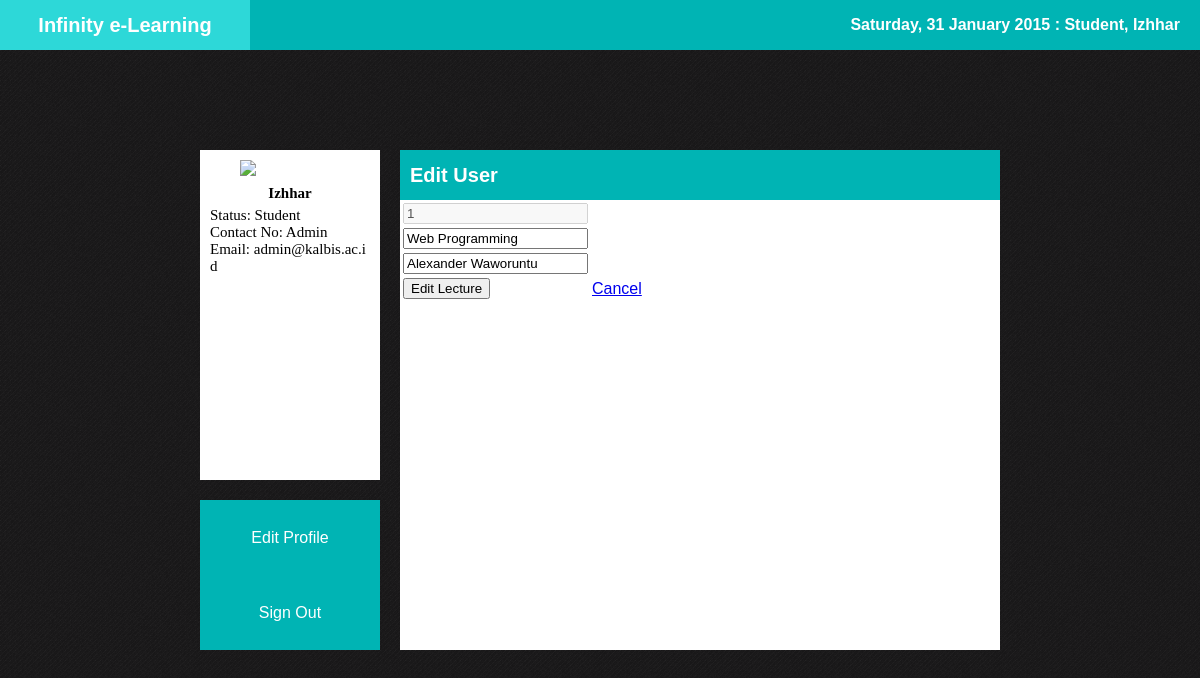
The page /modules/edit_lecture.php?id=1 (signed in) on the database its author committed.
### tables this page shows
CREATE TABLE IF NOT EXISTS `msuser` (
  `id` int(10) NOT NULL,
  `password` varchar(100) NOT NULL,
  `name` varchar(100) NOT NULL,
  `contact` varchar(13) NOT NULL,
  `email` varchar(100) NOT NULL,
  `status` varchar(100) NOT NULL
);

CREATE TABLE IF NOT EXISTS `msheadermatakuliah` (
  `ID_HeaderMataKuliah` int(10) NOT NULL,
  `NamaMataKuliah` varchar(100) NOT NULL,
  `nama_dosen` varchar(255) NOT NULL
);

### modules/edit_lecture.php (the view, shortened to what this page needs)
<?php require_once("../includes/db_connection.php"); ?>
<?php require_once("../includes/functions.php"); ?>
<?php
	if(isset($_SESSION['login']) ) {
		$user = $_SESSION['login'];
?>
<?php
	$htm = $_GET['id'];
	$result = mysqli_query($connection,"SELECT * FROM msheadermatakuliah WHERE ID_HeaderMataKuliah='$htm'");
	while($row = mysqli_fetch_array($result))
	{
		$ID_HeaderMataKuliah = $row[0];
		$NamaMataKuliah = $row[1];
		$nama_dosen = $row[2];
	}
?>
<!DOCTYPE html>
<html>
<head>
    <link rel="stylesheet" href="../css/styles.css">
</head>
<body>
    <div id="top">
<?php
	$sql = "SELECT * FROM msuser WHERE  id = '$user'";
	$result = mysqli_query($connection, $sql);
	if($row = mysqli_fetch_array($result)) {
?>
		<div id="home-link"><a href="manage_lecture.php">Infinity e-Learning</a></div>
		<div id="header">
			<?php echo waktu() . ': ' . $row['status'] . ', ' . $row['name']; ?>
		</div>
	<div id="main">
        <div id="left">
            <div id="profile">
                <div id="profile-img"><img src="#"/></div>
                <div id="profile-name"><?php echo $row['name']; ?></div>
                <div id="profile-desc">
					<div>Status: <?php echo $row['status']; ?> </div>
					<div>Contact No: <?php echo $row['contact']; ?> </div>
					<div>Email: <?php echo $row['email']; ?></div>
                </div>
	<?php } ?>
			</div>
            <div id="nav">
                <ul>
                    <li><a href="edit_profile.php">Edit Profile</a></li>
                    <li><a href="logout.php">Sign Out</a></li>
                </ul>
            </div>
        </div>
        <div id="right">
            <div id="select">
                <div id="select-head"><span>Edit User</span></div>
                <div id="select-body">
					<form action="edit_lecture.php?id=<?php echo $ID_HeaderMataKuliah;?>" method="POST">
						<table>
							<tr>
								<td>
									<input type="text" name="ID_HeaderMataKuliah" value="<?php echo $ID_HeaderMataKuliah;?>" placeholder="ID Header Mata Kuliah" disabled />
								</td>
							</tr>
							<tr>
								<td><input type="text" name="NamaMataKuliah" value="<?php echo $NamaMataKuliah;?>" placeholder="ID Session"/></td>
							</tr>
							<tr>
								<td><input type="text" name="nama_dosen" value="<?php echo $nama_dosen;?>" placeholder="Detail"/></td>
							</tr>
							<tr>
							<td><input type="submit" name="submit" value="Edit Lecture" /></td>
							<td><a href="manage_lecture.php">Cancel</a></td>
							</tr>
						</table>
					</form>
                </div>
            </div>
        </div>
	</div>
</body>
</html>
<?php
}else {
	header('Location: ../index.php');
}
?>

### css/styles.css (style rules this page uses)
body { padding: 0px; margin: 0px; background: url(../images/bg.png); font-family: verdana, sans-serif; }
#top { height: 50px; background: #00B4B4; }
#home-link { float: left; width: 250px; text-align: center; line-height: 50px; font-weight: bold; }
#home-link > a { display: block; text-decoration: none; color: #fff; font-family: verdana, sans-serif; font-size: 20px; }
#header { float: right; line-height: 50px; color: #fff; font-weight: bold; padding-right: 20px; }
#main { position: absolute; top: 50%; left: 50%; margin-left: -400px; margin-top: -250px; width: 800px; height: 500px; }
#left { position: absolute; top: 0px; left: 0px; height: 100%; width: 200px; widows: 100px; }
#right { position: absolute; top 0px; right: 0px; height: 100%; width: 600px; }
#home-link { font-family: Palatino Linotype; font-size: 25px; }
#profile { box-sizing: border-box; width: 180px; height: 330px; font-family: Verdana; font-size:15px; background: #fff; padding: 10px; word-break: break-all; word-wrap: break-word; }
#profile div { display: block; }
#profile-img > img { width: 100px; margin-left: 30px; }
#profile-name { text-align: center; font-weight: bold; padding: 5px; }
#nav { margin-top: 20px; width: 180px; height: 150px; background: #00B4B4; }
#nav ul { padding: 0px; list-style: none; }
#nav li { line-height: 75px; text-align: center; }
#nav a { display: block; text-decoration: none; color: #fff; }
#select { width: 100%; float: right; height: 100%; background: #fff; }
#select-head { position: absolute; box-sizing: border-box; top: 0px; left: 0px; width: 100%; height: 50px; line-height: 50px; background: #00B4B4; padding: 0px 10px; }
#select-head > span { color: #fff; font-weight: bold; font-size: 20px; float: left; }
#select-body { margin-top: 50px; height: 450px; overflow-x: hidden; overflow-y: scroll; }

### rows shown on the page
msuser: status "Student", name "Izhhar", contact "Admin", email "admin@kalbis.ac.id"
msheadermatakuliah: ID_HeaderMataKuliah "1", NamaMataKuliah "Web Programming", nama_dosen "Alexander Waworuntu"
